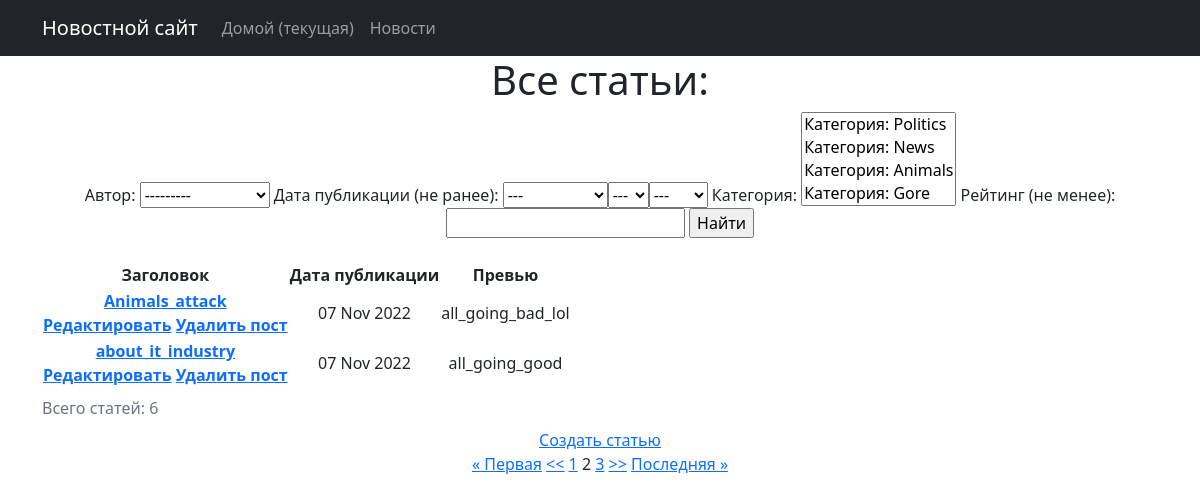
The app's page /posts/?page=2 with its own data.
### news/models.py (models this page shows, shortened)
class Post(models.Model):
    author = models.ForeignKey(Author, on_delete=models.CASCADE)
    categoryType = models.CharField(max_length=7, choices=CATEGORY_CHOICES, default=ARTICLE)
    dateCreation = models.DateTimeField(auto_now_add=True, )
    postCategory = models.ManyToManyField(Category, through='PostCategory')
    title = models.CharField(max_length=128)
    text = models.TextField()
    rating = models.SmallIntegerField(default=0)
    class Meta:
        verbose_name = 'Статья'
        verbose_name_plural = 'Статьи'

### news/views.py (the view)
# urls.py: path('', Posts.as_view()),
class Posts(ListView):
    model = Post
    template_name = 'posts_search.html'
    context_object_name = 'posts'
    queryset = Post.objects.order_by('-dateCreation')
    paginate_by = 2
    def get_filter(self):
        return PostFilter(self.request.GET, queryset=super().get_queryset())
    def get_queryset(self):
        qs = self.get_filter().qs
        return qs
    def get_context_data(self, *, object_list=None, **kwargs):
        context = super().get_context_data(**kwargs)
        filter = self.get_filter()
        context['filter'] = filter
        return context

### news/models.py (called while the page is built)
    def __str__(self):
        return f'Автор: {self.authorUser.username}'

    def __str__(self):
        return f'Категория: {self.name}'

### news/templatetags/custom_filters.py (called while the page is built)
@register.filter(name='censor')
def censor(value):
    if not isinstance(value, str):
        raise ValueError(f'Тип данных{type(value)} нельзя проверить на цензуру')
    list_censor = [
        'хуй', 'хуи', 'хуя', 'бля', 'бляд', 'пизд', 'ебан', 'ебаны', 'сука',
    ]
    for word in list_censor:
        check = (value.lower()).find(word)
        while check != -1:
            len_ = len(word)
            value = value[:check] + '*' * len_ + value[check + len_:]
            check = (value.lower()).find(word)
    return value

@register.filter(name='is_filters_uses')
def is_filters_uses(value):
    filters_arg = value.find('&')
    if filters_arg != -1:
        is_first_list_now = value.find('?')
        if value[(is_first_list_now + 1): (is_first_list_now + 5)] == 'page':
            return value[filters_arg:]
        else:
            return ('&' + value[is_first_list_now + 1:])
    else:
        return ''

### news/templates/posts_search.html (shortened to what this page needs)
{% extends 'flatpages/default.html' %}
{% load custom_filters %}
{% block content %}
    <h1>Все статьи:</h1>
    <form method="GET">
        {{ filter.form }}
        <input type="submit" value="Найти">
    </form>
<br>
    <table>
        <caption>
            Всего статей: {{ filter.qs|length }}
        </caption>
        <thead>
        <tr>
            <th scope="col">Заголовок</th>
            <th scope="col">Дата публикации</th>
            <th scope="col">Превью</th>
        </tr>
        </thead>
        <tbody>
                {% for post in posts %}
                    <tr>
                        <th scope="row">
                            <a href="{% url 'post_detail' post.id %}">{{ post.title|censor }}</a>
                            <br>
                            <a href="{% url 'post_update' post.id %}">Редактировать</a>
                            <a href="{% url 'post_delete' post.id %}">Удалить пост</a>
                        </th>
                        <td>{{ post.dateCreation|date:"d M Y" }}</td>
                        <td>{{ post.text|truncatechars:50|censor }}</td>
                    </tr>
                {% endfor %}
        </tbody>
    </table>
<a href="{% url 'post_create' %}">Создать статью</a>
<br>
{% if is_paginated %}
        {% if page_obj.has_previous %}
            <a href="?page=1{{ request.get_full_path|is_filters_uses }}">&laquo; Первая</a>
            <a href="?page={{ page_obj.previous_page_number }}{{ request.get_full_path|is_filters_uses }}"><<</a>
        {% endif %}
        {% for num in page_obj.paginator.page_range %}
            {% if page_obj.number == num %}
                <a>{{ num }}</a>
            {% elif num > page_obj.number|add:'-3' and num < page_obj.number|add:'3' %}
                <a href="?page={{ num }}{{ request.get_full_path|is_filters_uses }}">{{ num }}</a>
            {% endif %}
        {% endfor %}
        {% if page_obj.has_next %}
            <a href="?page={{ page_obj.next_page_number }}{{ request.get_full_path|is_filters_uses }}">>></a>
            <a href="?page={{ page_obj.paginator.num_pages }}{{ request.get_full_path|is_filters_uses }}">Последняя &raquo;</a>
        {% endif %}
    {% endif %}
{% endblock content %}

### records on screen
Post: title|censor "Animals_attack", dateCreation "07 Nov 2022", text|censor "all_going_bad_lol"
Post: title|censor "about_it_industry", dateCreation "07 Nov 2022", text|censor "all_going_good"

### other values on screen
{{ filter.qs|length }} "6"
{{ num }} "1" "3"
{{ num }} "2"
